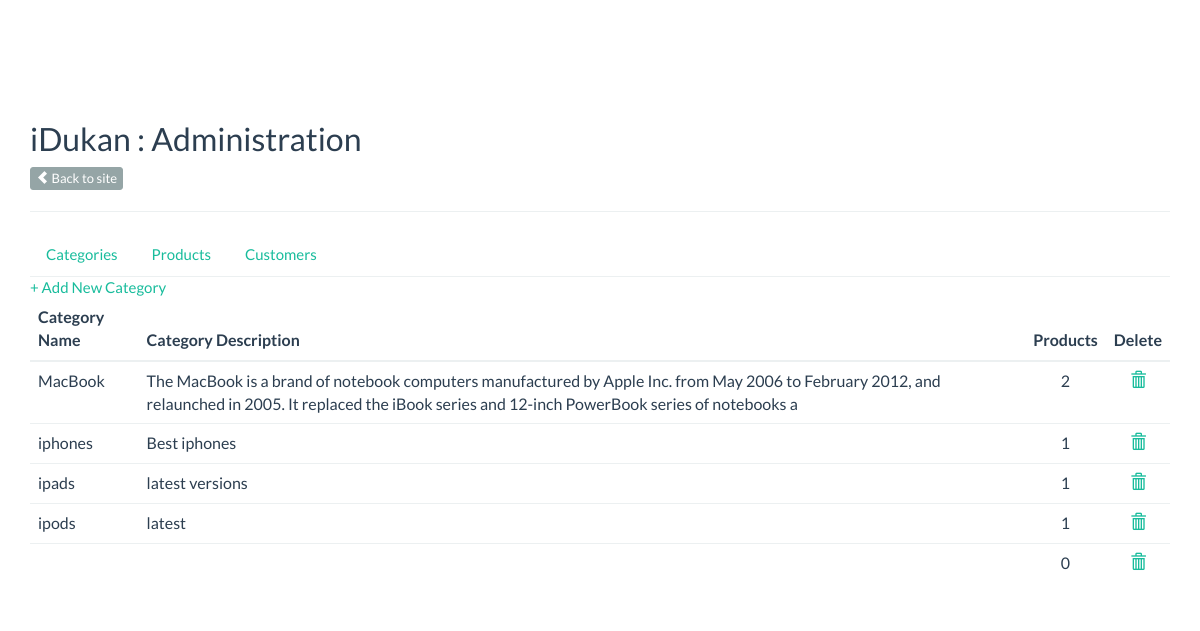
Screenshot of /admin/category.php with the database file from the repository.
### tables this page shows
CREATE TABLE `tbl_category` (
  `cat_id` int(10) UNSIGNED NOT NULL,
  `cat_name` varchar(50) NOT NULL DEFAULT '',
  `cat_description` varchar(200) NOT NULL DEFAULT ''
);

### admin/category-data.php (called while the page is built, shortened)
<?php
$link =new mysqli(DB_HOST, DB_USER, DB_PASSWORD,DB_DATABASE);
if($link->connect_error) {
	die("Unable to select database");
}else{
$sql="SELECT count(`tbl_product`.`cat_id`) as `product_count`,`tbl_category`.*
					FROM `tbl_category`
					LEFT JOIN `tbl_product`
					ON `tbl_product`.`cat_id`=`tbl_category`.`cat_id`
					GROUP BY `tbl_category`.`cat_id`";
$res = mysqli_query($link,$sql);
while ($row = mysqli_fetch_object($res)) {
	$categories[] = $row;
}
}
?>

### admin/category.php (the view)
<?php
include_once 'category-data.php'; ?>
 <?php include_once 'header.php'; ?>
  <div >
    <a href="add_category.php"> + Add New Category </a>
  <div >
    <?php
    if(isset($categories) && count($categories)>0)
    {
    ?>
    <table class="table table-hover">
      <thead>
        <tr>
          <th>Category Name</th>
          <th>Category Description</th>
          <th class="text-center">Products</th>
          <th class="text-center">Delete</th>
        </tr>
      </thead>
      <tbody>
        <?php
          foreach ($categories as $category) {
        ?>
          <tr>
            <td><?php echo $category->cat_name ?></td>
            <td><?php echo $category->cat_description ?></td>
            <td class="text-center"><?php echo $category->product_count ?></td>
            <td class="text-center"><a href="category-data.php?delete=<?php echo $category->cat_id ?>"><span class="glyphicon glyphicon-trash"> </span></a></td>
          </tr>
        <?php
          }
        ?>
      </tbody>
    </table>
    <?php
    }
    else { ?>
      <div class="alert alert-warning"><strong>Oh my!</strong> Didn't find any categories, please add some.</div>
    <?php
    }
    ?>
  </div>

### css/styles.css (style rules this page uses)
body { padding-top: 100px; }
html, body { height: 100%; }

### rows the page displays
tbl_category: cat_name "MacBook", cat_description "The MacBook is a brand of notebook computers manufactured by Apple Inc. from May 2006 to February 2012, and relaunched in 2005. It replaced the iBook series and 12-inch PowerBook series of notebooks a", product_count "2"
tbl_category: cat_name "iphones", cat_description "Best iphones", product_count "1"
tbl_category: cat_name "ipads", cat_description "latest versions", product_count "1"
tbl_category: cat_name "ipods", cat_description "latest", product_count "1"
tbl_category: product_count "0"
